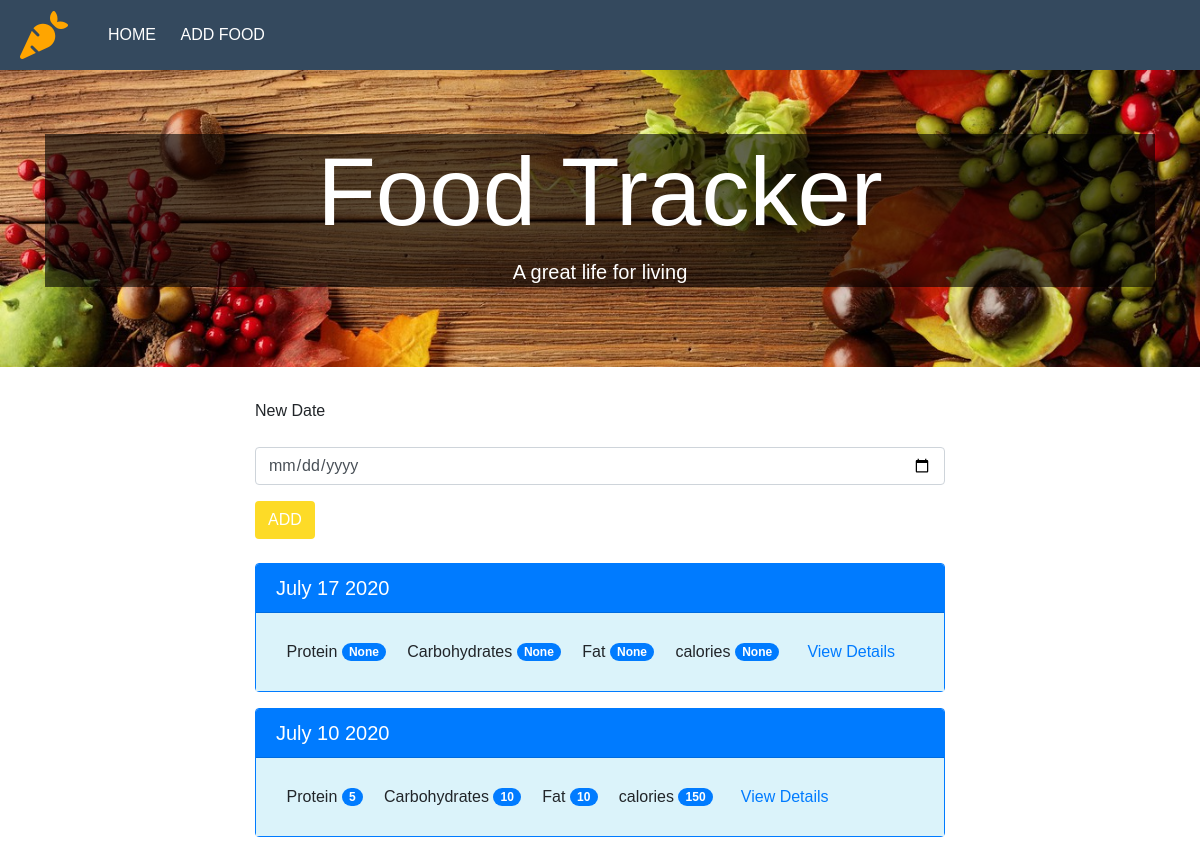
The page / on the database its author committed.
### tables this page shows
CREATE TABLE log_date(
	id integer primary key autoincrement,
	entry_date date not null
);

### app.py (the view)
@app.route("/",methods=['GET','POST'])
def home():
	db=get_db()
	if request.method=='POST':
		date = request.form['date']
		dt=datetime.strptime(date,'%Y-%m-%d')
		database_date=datetime.strftime(dt,'%Y%m%d')
		db.execute('insert into log_date (entry_date) values(?)',[database_date])
		db.commit()
	cur=db.execute('select log_date.entry_date,  sum(food.protein) as protein, sum(food.carbohydrates) as carbohydrates, sum(food.fat) as fat, sum(food.calories) as calories from log_date left join food_date on food_date.log_date_id=log_date.id left join food on food.id=food_date.food_id group by log_date.id order by log_date.entry_date DESC')
	results=cur.fetchall()
	date_results=[]
	for i in results:
		single_date={}
		single_date['entry_date']=i[0]
		single_date['protein']=i[1]
		single_date['carbohydrates']=i[2]
		single_date['fat']=i[3]
		single_date['calories']=i[4]
		d=datetime.strptime(str(i[0]), '%Y%m%d')
		single_date['pretty_date']=datetime.strftime(d,'%B %d %Y')
		date_results.append(single_date)
	return render_template("home.html",results=date_results)

### app.py (called while the page is built)
def get_db():
    db = getattr(g, '_database', None)
    if db is None:
        db = g._database = sqlite3.connect(DATABASE)
    return db

@app.teardown_appcontext
def close_connection(exception):
    db = getattr(g, '_database', None)
    if db is not None:
        db.close()

### templates/home.html (shortened to what this page needs)
{% extends 'base.html' %}
{% block body %}
  <!DOCTYPE html>
  <html>
    <head>
      <link rel="stylesheet" href="{{ url_for('static', filename='home.css') }}">
    </head>
    <div class="jumbotron jumbotron-fluid bg-info text-white text-center">
      <div class="container">
        <div style="background-color:rgba(0,0,0,0.6)">
          <h1 class="display-1">Food Tracker</h1>
          <p class="lead">A great life for living</p>
        </div>
      </div>
    </div>
    <div class="container" style="width:60%;" >
      <form method='POST' action="/">
        <div class="form-group">
          <label>New Date</label>
        </div>
        <div class="input-group mb-3">
          <input type="date" class="form-control" name="date">
        </div>
        <button type="submit" class="btn btn-bubble" id="button-addon2">ADD</button>
        <br><br>
        {% for r in results %}
          <div class="card border-primary mb-3">
            <h5 class="card-header bg-primary text-white" >{{r.pretty_date}}</h5>
            <div class="card-body" name="date" style="background-color: #dbf3fa">
              <div class="btn-group-toggle"  data-toggle="buttons">
                <button type="button" class="btn btn-default badge-pill btn-static c" style="outline:none; box-shadow: none">
                Protein <span class="badge badge-primary badge-pill">{{ r.protein }}</span>
                <button type="button" class="btn  badge-pill " style="outline:none; box-shadow: none">
                Carbohydrates <span class="badge badge-primary badge-pill">{{ r.carbohydrates }}</span>
                <button type="" class="btn badge-pill " style="outline:none; box-shadow: none">
                Fat <span class="badge badge-primary badge-pill">{{ r.fat }}</span>
                <button type="button" class="btn badge-pill" style="outline:none; box-shadow: none">
                calories <span class="badge badge-primary badge-pill">{{ r.calories }}</span>
                </button>
                <a href="{{ url_for('view', date=r.entry_date)}}" type="submit" class="btn btn-link">View Details</a>
              </div>
            </div>
          </div>
        {% endfor %}
      </form>
    </body>
  </html>
{% endblock %}

### templates/base.html (shortened to what this page needs)
<!DOCTYPE html>
<html>
  <head>
    <link rel="stylesheet" href="https://stackpath.bootstrapcdn.com/bootstrap/4.4.1/css/bootstrap.min.css">
    <link rel="stylesheet" href="https://use.fontawesome.com/releases/v5.6.1/css/all.css">
    <link rel="stylesheet" href="{{ url_for('static', filename='base.css') }}">
  </head>
  <body>
      <div class="container-fixed">
    <div class="header">
      <h2 class="fas fa-carrot" style='font-size:48px;color:orange; line-height: 70px;
      float: left;
      text-transform: uppercase;'></h2>
      <ul class="menu">
        <a href="{{ url_for('home') }}">Home</a>
        <a href="{{ url_for('addfood') }}">Add Food</a>
      </ul>
    </div>
  </body>
</html>
{% block body %}
{% endblock %}

### static/base.css (style rules this page uses)
* { margin: 0; padding: 0; font-family: "montserrat",sans-serif; }
.header { height: 70px; background: #34495e; padding: 0 20px; color: #fff; }
.menu { float: left; line-height: 70px; padding-left: 30px; }
.menu a { color: #fff; text-transform: uppercase; text-decoration: none; padding: 0 10px; transition: 0.4s; }

### static/home.css (style rules this page uses)
.jumbotron { background: url("../static/img/food3.jpg") no-repeat center center; background-size: cover; }
.card { margin: 0 auto; float: none; margin-bottom: 10px; }
.btn-bubble { color: white; background-color: #fddb27ff; background-repeat: no-repeat; }

### rows shown on the page
log_date: pretty_date "July 17 2020", protein "None", carbohydrates "None", fat "None", calories "None"
log_date: pretty_date "July 10 2020", protein "5", carbohydrates "10", fat "10", calories "150"
